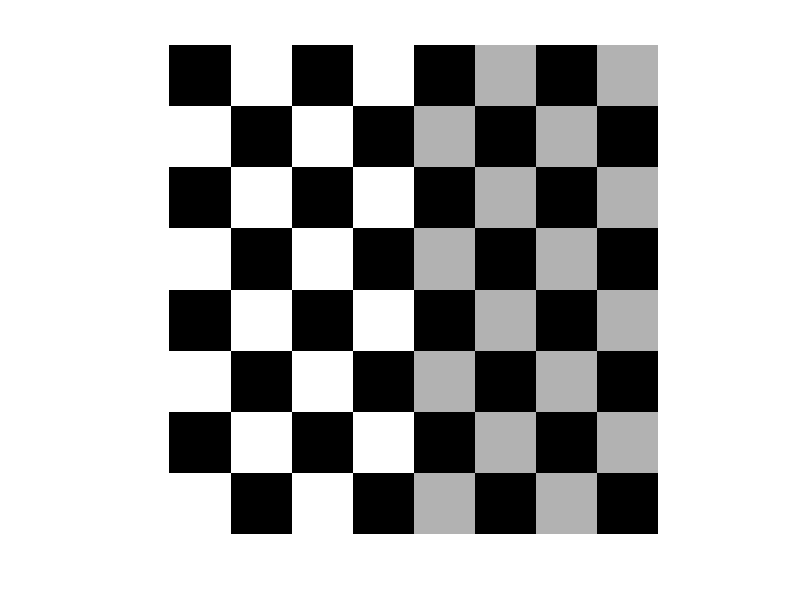
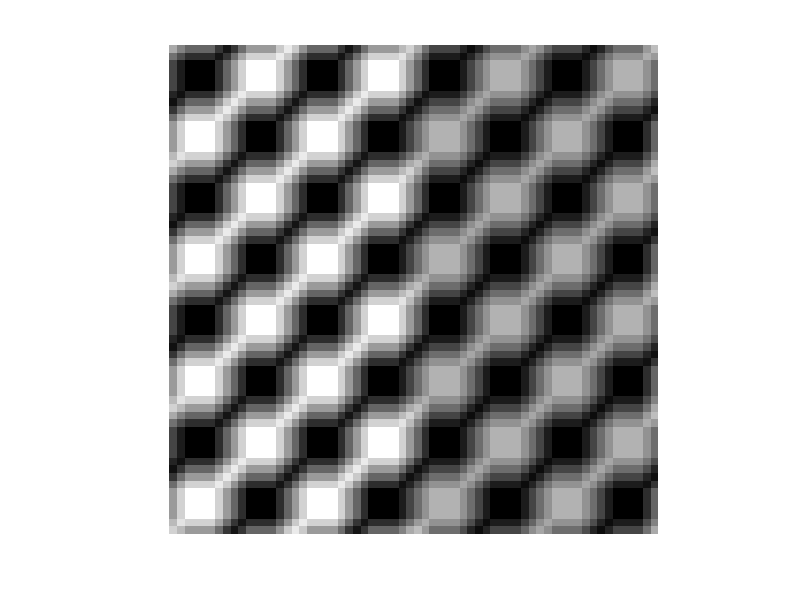
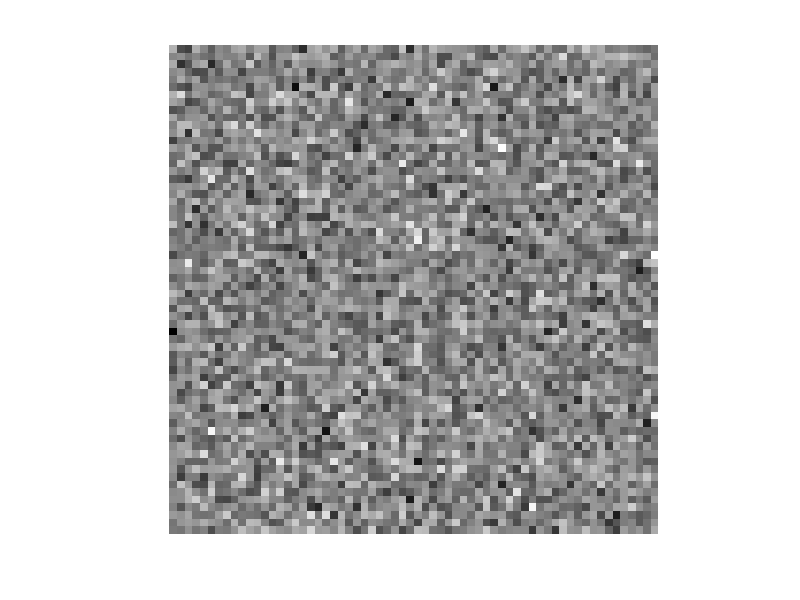
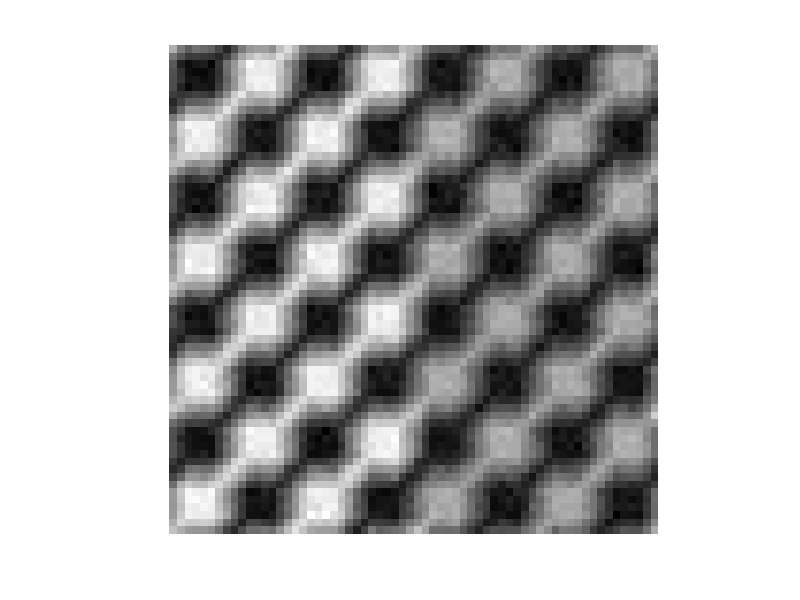

Write the MATLAB code that produced these figures, in order. (Note: this script raises an error after producing the figures.)
%degrad5_5.m

% ------------ Modeling the Degradation Function -----------

clear all;
close all;

f = checkerboard(8);
figure(1), imshow(im2uint8(mat2gray(f)));

PSF = fspecial('motion', 7, 45);
gb = imfilter(f, PSF, 'circular');
figure(2), imshow(im2uint8(mat2gray(gb)));

noise = imnoise(zeros(size(f)), 'gaussian', 0, 0.001);
figure(3), imshow(im2uint8(mat2gray(noise)));

g = gb + noise;
%g = gb;

figure(4), imshow(im2uint8(mat2gray(g)));

figure(5), imshow(pixeldup(f, 8), []);

% ----------- Restoration by Using Direct Inverse Filter Technique 
%             via deconvolutional function (deconvwnr)

frl = deconvwnr(g, PSF);
figure(6), imshow(im2uint8(mat2gray(frl)));

Sn = abs(fft2(noise)).^2;           % noise power spectrum
nA = sum(Sn(:))/prod(size(noise));  % noise average power
Sf = abs(fft2(f)).^2;               % image power spectrum
fA = sum(Sf(:))/prod(size(f));      % image average power
R = nA/fA;

fr2 = deconvwnr(g, PSF, R);
figure(7), imshow(im2uint8(mat2gray(fr2)));

% --- Restoration by Using Autocorrelation function ---

NCORR = fftshift(real(ifft2(Sn)));
ICORR = fftshift(real(ifft2(Sf)));
fr3 = deconvwnr(g, PSF, NCORR, ICORR);
figure(8), imshow(im2uint8(mat2gray(fr3)));

% --- Restoration by Using Constrained Least Squares (Regularized)
%     Filtering ----

fr4 = deconvreg(g, PSF, 2);   % noise power is approximately 2
figure(9); imshow(im2uint8(mat2gray(fr4)));

fr5 = deconvreg(g, PSF, 0.4, [1e-7 1e7]);
figure(10); imshow(im2uint8(mat2gray(fr5)));








